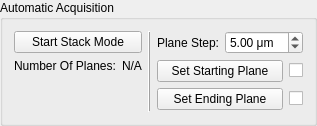
             <widget class="QGroupBox" name="groupBox_18">
              <property name="sizePolicy">
               <sizepolicy hsizetype="Preferred" vsizetype="Fixed">
                <horstretch>0</horstretch>
                <verstretch>0</verstretch>
               </sizepolicy>
              </property>
              <property name="minimumSize">
               <size>
                <width>0</width>
                <height>126</height>
               </size>
              </property>
              <property name="title">
               <string>Automatic Acquisition</string>
              </property>
              <layout class="QHBoxLayout" name="horizontalLayout_9">
               <item>
                <layout class="QVBoxLayout" name="verticalLayout_13">
                 <item>
                  <widget class="QPushButton" name="pushButton_acqStartStackMode">
                   <property name="sizePolicy">
                    <sizepolicy hsizetype="Minimum" vsizetype="Fixed">
                     <horstretch>0</horstretch>
                     <verstretch>0</verstretch>
                    </sizepolicy>
                   </property>
                   <property name="toolTip">
                    <string>Start multiple images acquisition</string>
                   </property>
                   <property name="text">
                    <string>Start Stack Mode</string>
                   </property>
                   <property name="shortcut">
                    <string>Ctrl+K</string>
                   </property>
                  </widget>
                 </item>
                 <item>
                  <layout class="QHBoxLayout" name="horizontalLayout_89">
                   <property name="leftMargin">
                    <number>0</number>
                   </property>
                   <property name="rightMargin">
                    <number>0</number>
                   </property>
                   <item>
                    <widget class="QLabel" name="label_41">
                     <property name="sizePolicy">
                      <sizepolicy hsizetype="Expanding" vsizetype="Preferred">
                       <horstretch>0</horstretch>
                       <verstretch>0</verstretch>
                      </sizepolicy>
                     </property>
                     <property name="toolTip">
                      <string>Number of planes of stack acquisition</string>
                     </property>
                     <property name="text">
                      <string>Number Of Planes:</string>
                     </property>
                    </widget>
                   </item>
                   <item>
                    <widget class="QLabel" name="label_acqNumberOfPlanes">
                     <property name="sizePolicy">
                      <sizepolicy hsizetype="Expanding" vsizetype="Fixed">
                       <horstretch>0</horstretch>
                       <verstretch>0</verstretch>
                      </sizepolicy>
                     </property>
                     <property name="text">
                      <string>N/A</string>
                     </property>
                    </widget>
                   </item>
                  </layout>
                 </item>
                 <item>
                  <spacer name="verticalSpacer_7">
                   <property name="orientation">
                    <enum>Qt::Vertical</enum>
                   </property>
                   <property name="sizeHint" stdset="0">
                    <size>
                     <width>20</width>
                     <height>1</height>
                    </size>
                   </property>
                  </spacer>
                 </item>
                </layout>
               </item>
               <item>
                <widget class="Line" name="line_6">
                 <property name="frameShadow">
                  <enum>QFrame::Raised</enum>
                 </property>
                 <property name="orientation">
                  <enum>Qt::Vertical</enum>
                 </property>
                </widget>
               </item>
               <item>
                <layout class="QVBoxLayout" name="verticalLayout_14">
                 <item>
                  <layout class="QHBoxLayout" name="horizontalLayout_88">
                   <property name="leftMargin">
                    <number>0</number>
                   </property>
                   <property name="rightMargin">
                    <number>0</number>
                   </property>
                   <item>
                    <widget class="QLabel" name="label_84">
                     <property name="sizePolicy">
                      <sizepolicy hsizetype="Expanding" vsizetype="Preferred">
                       <horstretch>0</horstretch>
                       <verstretch>0</verstretch>
                      </sizepolicy>
                     </property>
                     <property name="toolTip">
                      <string>The plane step for stack acquisition</string>
                     </property>
                     <property name="text">
                      <string>Plane Step:</string>
                     </property>
                    </widget>
                   </item>
                   <item>
                    <widget class="QDoubleSpinBox" name="doubleSpinBox_acqPlaneStepSize">
                     <property name="sizePolicy">
                      <sizepolicy hsizetype="Expanding" vsizetype="Fixed">
                       <horstretch>0</horstretch>
                       <verstretch>0</verstretch>
                      </sizepolicy>
                     </property>
                     <property name="suffix">
                      <string> μm</string>
                     </property>
                     <property name="decimals">
                      <number>2</number>
                     </property>
                     <property name="minimum">
                      <double>0.250000000000000</double>
                     </property>
                     <property name="maximum">
                      <double>25.000000000000000</double>
                     </property>
                     <property name="singleStep">
                      <double>0.250000000000000</double>
                     </property>
                     <property name="value">
                      <double>5.000000000000000</double>
                     </property>
                    </widget>
                   </item>
                  </layout>
                 </item>
                 <item>
                  <layout class="QHBoxLayout" name="horizontalLayout_90">
                   <item>
                    <widget class="QPushButton" name="pushButton_acqSetFirstPlane">
                     <property name="sizePolicy">
                      <sizepolicy hsizetype="Expanding" vsizetype="Fixed">
                       <horstretch>0</horstretch>
                       <verstretch>0</verstretch>
                      </sizepolicy>
                     </property>
                     <property name="toolTip">
                      <string>Set the current horizontal position as starting point for stack acquisition</string>
                     </property>
                     <property name="text">
                      <string>Set Starting Plane</string>
                     </property>
                    </widget>
                   </item>
                   <item>
                    <widget class="QCheckBox" name="checkBox_acqFirstPlaneSet">
                     <property name="sizePolicy">
                      <sizepolicy hsizetype="Fixed" vsizetype="Fixed">
                       <horstretch>0</horstretch>
                       <verstretch>0</verstretch>
                      </sizepolicy>
                     </property>
                     <property name="text">
                      <string/>
                     </property>
                    </widget>
                   </item>
                  </layout>
                 </item>
                 <item>
                  <layout class="QHBoxLayout" name="horizontalLayout_91">
                   <property name="spacing">
                    <number>6</number>
                   </property>
                   <item>
                    <widget class="QPushButton" name="pushButton_acqSetLastPlane">
                     <property name="sizePolicy">
                      <sizepolicy hsizetype="Expanding" vsizetype="Fixed">
                       <horstretch>0</horstretch>
                       <verstretch>0</verstretch>
                      </sizepolicy>
                     </property>
                     <property name="toolTip">
                      <string>Set the current horizontal position as ending point for stack acquisition</string>
                     </property>
                     <property name="text">
                      <string>Set Ending Plane</string>
                     </property>
                    </widget>
                   </item>
                   <item>
                    <widget class="QCheckBox" name="checkBox_acqLastPlaneSet">
                     <property name="sizePolicy">
                      <sizepolicy hsizetype="Fixed" vsizetype="Fixed">
                       <horstretch>0</horstretch>
                       <verstretch>0</verstretch>
                      </sizepolicy>
                     </property>
                     <property name="text">
                      <string/>
                     </property>
                    </widget>
                   </item>
                  </layout>
                 </item>
                 <item>
                  <spacer name="verticalSpacer_9">
                   <property name="orientation">
                    <enum>Qt::Vertical</enum>
                   </property>
                   <property name="sizeHint" stdset="0">
                    <size>
                     <width>20</width>
                     <height>1</height>
                    </size>
                   </property>
                  </spacer>
                 </item>
                </layout>
               </item>
              </layout>
             </widget>
